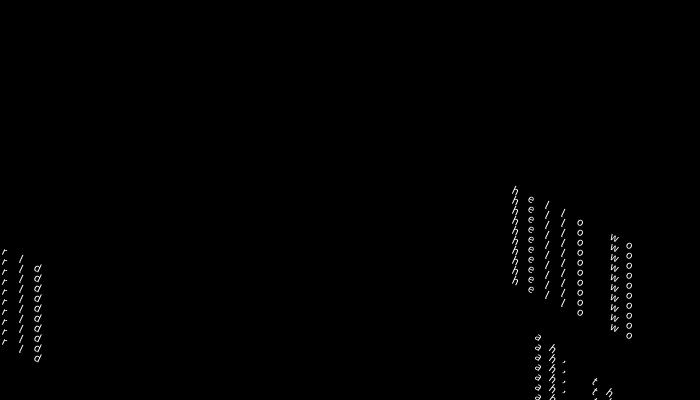
Frame 1 (no input)
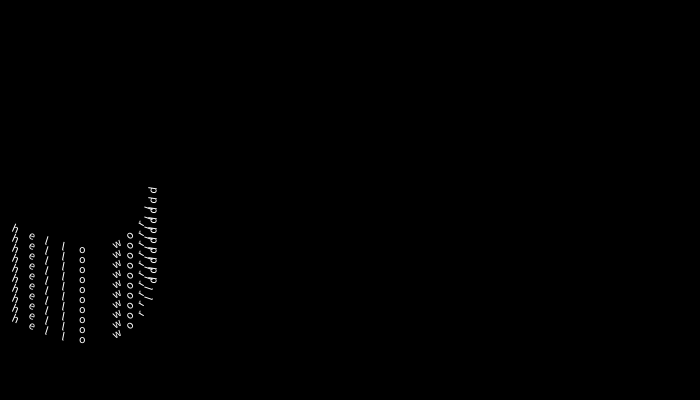
Frame 60 (the mouse pressed at the canvas centre just before this capture)
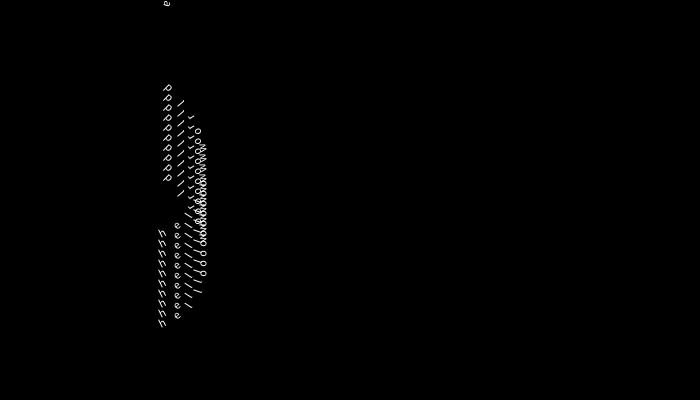
Frame 120 (the mouse held since frame 60 and released just before this capture)

The Processing sketch that drew these frames (run headless with seeded random() and noise(); from frame 60 on, the mouse is pressed at the canvas centre):

// Processing sketch: foatingwords2
// ── foatingwords2.pde

Segment[] segs1 = new Segment[20];
Segment[] segs2 = new Segment[20];

void setup() {
  size(700, 400);
  strokeWeight(9);
  for(int i = 0; i < 10; i++){
    segs1[i] = new Segment('b',1, "hello world", i*10);
    segs2[i] = new Segment('b',1, "ah, the sea", i*10);
  }


}

void draw() {
  background(0);

 for(int i = 0; i < 10; i++){
    doYourThing(segs1[i]);
    doYourThing2(segs2[i]);
  }

}
class Segment{
  float offset;
  float[] xf;
  float[] yf;
float segLength;
char col;
float t;
char[] word;
   Segment(char col, int t, String w, float o){
     this.offset = o;
    this.xf = new float[w.length()];
    this.yf = new float[w.length()];
    this.segLength = 18;
    this.col = col;
    this.t = t;
    this.word = reverse(w.toCharArray());
   }
void getNextColour(float x){
  if(col == 'b'){
      stroke(color(10,200,map(x, 0, 640, 0, 255), 100));
  } else if (col == 'r'){
      stroke(color(map(x, 0, 640, 0, 255), 10,200,100));

  } else {
      stroke(color(10,map(x, 0, 640, 0, 255), 200,100));

  }
}
void dragSegment(int i, float xin, float yin) {
  float dx = xin - xf[i];
  float dy = yin - yf[i];
  float angle = atan2(dy, dx);  
  xf[i] = xin - cos(angle) * segLength;
  yf[i] = yin - sin(angle) * segLength;
  segment(xf[i], yf[i], angle, word[i]);
}

void segment(float xi, float yi, float a, char ch) {
  pushMatrix();
  translate((xi+t*100)%640, yi+offset);
  rotate(a);
  getNextColour(xi);
  //line(0, 0, segLength, 0);
  //ellipse(0,0,10,10);
  text(ch, 0, 0);
  popMatrix();
}
}
  
void doYourThing(Segment seg){
  float tx = map(sin(seg.t), -1, 1, 0, 640);
  float ty = map(cos(seg.t), -1, 1, 0, 360);

  seg.dragSegment(0, tx ,ty );

  seg.t += 0.01;
  for(int i=0; i<seg.xf.length-1; i++) {
    seg.dragSegment(i+1, seg.xf[i], seg.yf[i]);
  }
}
void doYourThing2(Segment seg){
  float tx = map(sin(seg.t), -1, 1, 0, 640);
  float ty = map(tan(seg.t), -1, 1, 0, 360);

    seg.dragSegment(0, tx ,ty );

  seg.t += 0.01;
  for(int i=0; i<seg.xf.length-1; i++) {
    seg.dragSegment(i+1, seg.xf[i], seg.yf[i]);
  }
}
